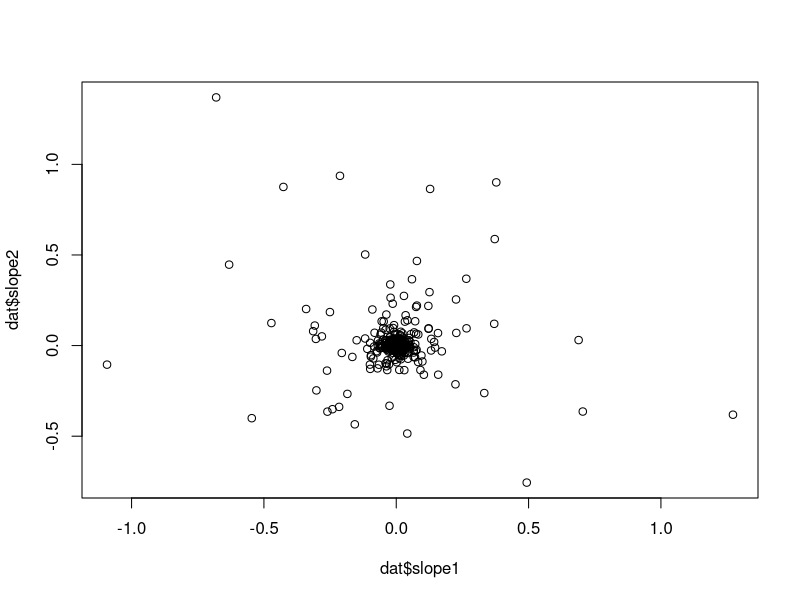
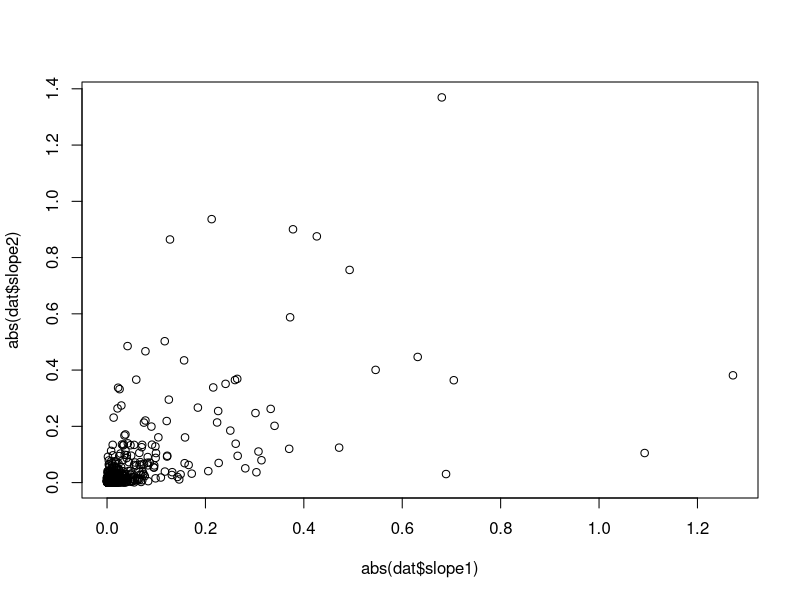
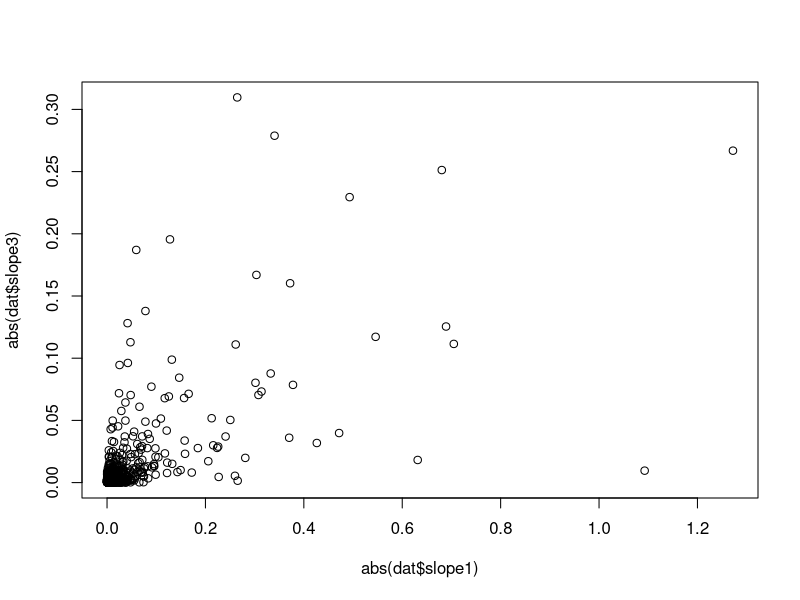
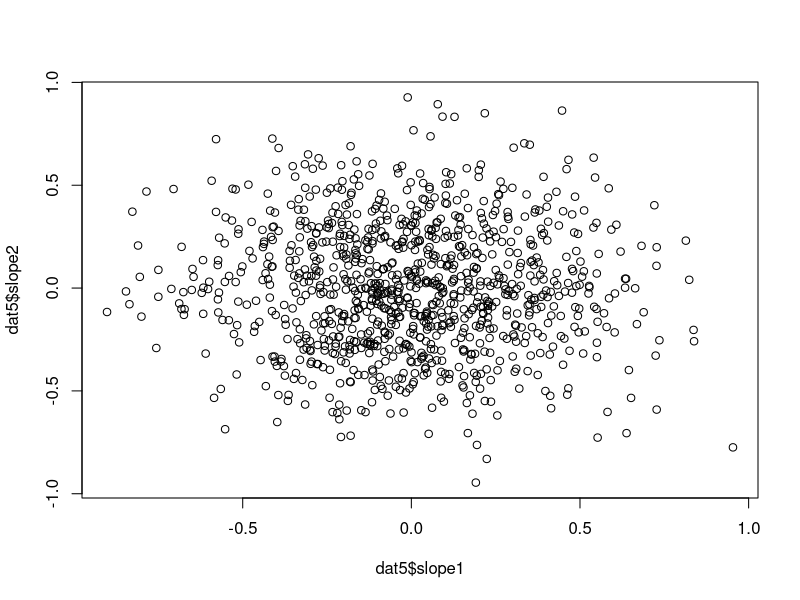
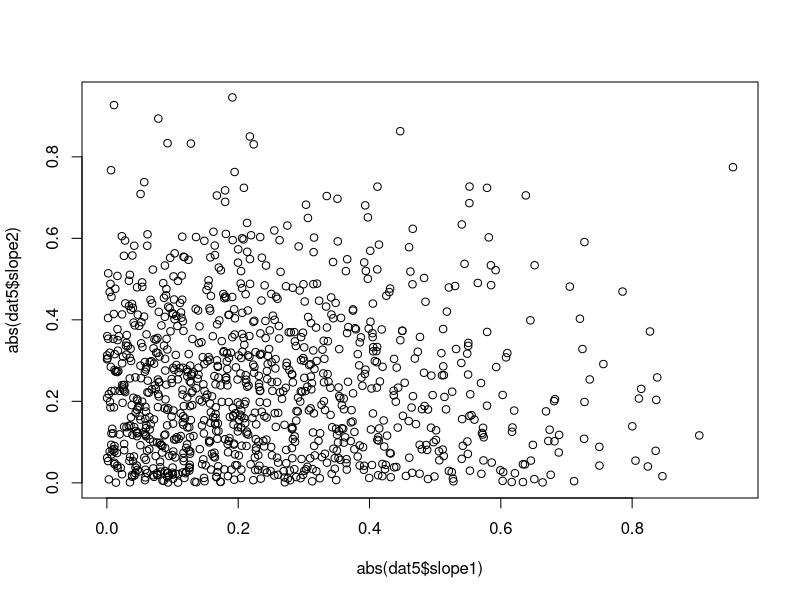
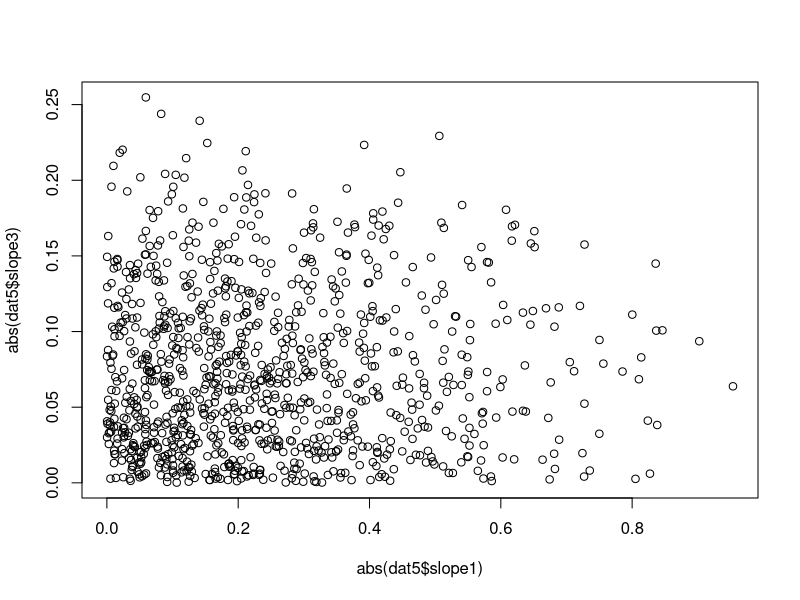
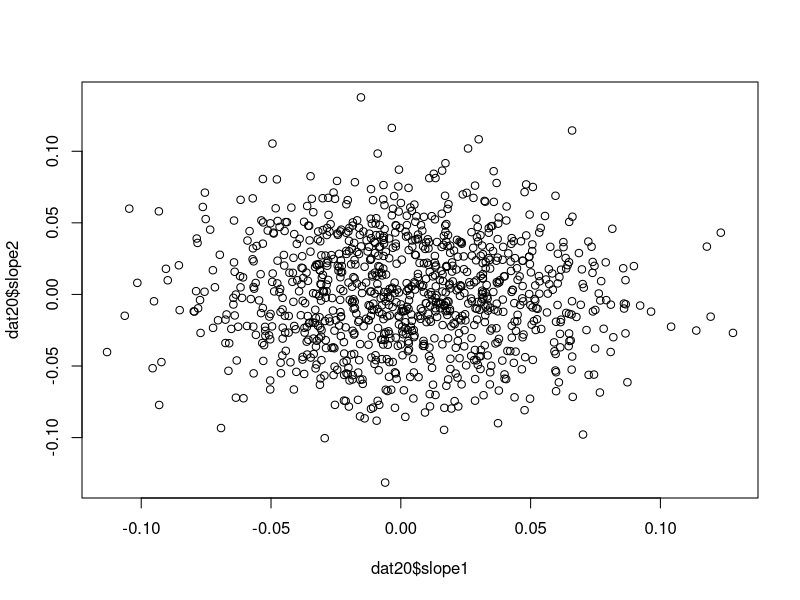
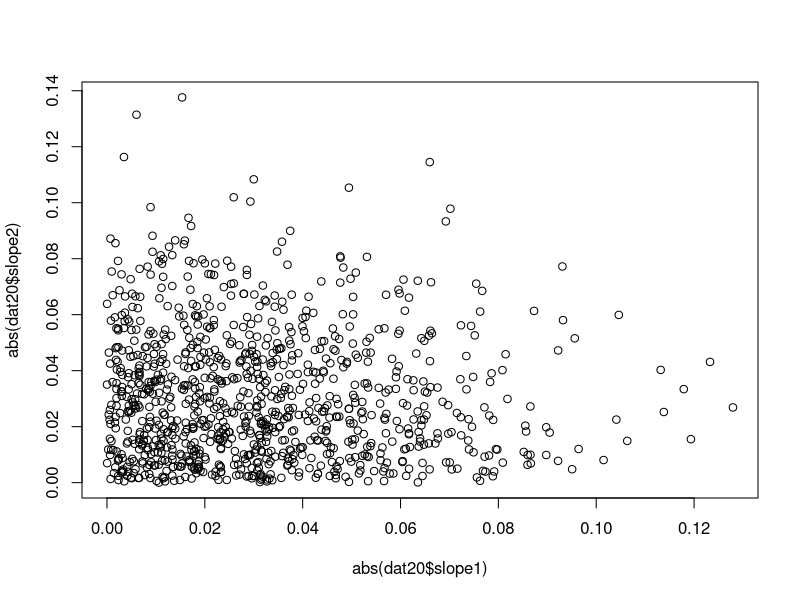

Write R code to recreate these figures, in order.
## ---- chunk 1
n <- 1000
dat <- data.frame(duration = sample(3:100, n, replace=TRUE), slope1 = NA_real_, slope2 = NA_real_)
dat5 <- data.frame(duration = rep(5, n), slope1 = NA_real_, slope2 = NA_real_) # fixed length
dat20 <- data.frame(duration = rep(20, n), slope1 = NA_real_, slope2 = NA_real_) # fixed length
for(i in 1:n){
    dat$slope1[i] <- coef(lm(I(rnorm(dat$duration[i])) ~ I(1:dat$duration[i])))[2]
    dat$slope2[i] <- coef(lm(I(rnorm(dat$duration[i])) ~ I(1:dat$duration[i])))[2]
    dat$slope3[i] <- coef(lm(I(runif(dat$duration[i])) ~ I(1:dat$duration[i])))[2] # draw from uniform 0-1

    dat5$slope1[i] <- coef(lm(I(rnorm(dat5$duration[i])) ~ I(1:dat5$duration[i])))[2]
    dat5$slope2[i] <- coef(lm(I(rnorm(dat5$duration[i])) ~ I(1:dat5$duration[i])))[2]
    dat5$slope3[i] <- coef(lm(I(runif(dat5$duration[i])) ~ I(1:dat5$duration[i])))[2] # draw from uniform 0-1

    dat20$slope1[i] <- coef(lm(I(rnorm(dat20$duration[i])) ~ I(1:dat20$duration[i])))[2]
    dat20$slope2[i] <- coef(lm(I(rnorm(dat20$duration[i])) ~ I(1:dat20$duration[i])))[2]
    dat20$slope3[i] <- coef(lm(I(runif(dat20$duration[i])) ~ I(1:dat20$duration[i])))[2] # draw from uniform 0-1
}
## ---- chunk 2

plot(dat$slope1, dat$slope2)
plot(abs(dat$slope1), abs(dat$slope2))
plot(abs(dat$slope1), abs(dat$slope3))

plot(dat5$slope1, dat5$slope2)
plot(abs(dat5$slope1), abs(dat5$slope2))
plot(abs(dat5$slope1), abs(dat5$slope3))

plot(dat20$slope1, dat20$slope2)
plot(abs(dat20$slope1), abs(dat20$slope2))
plot(abs(dat20$slope1), abs(dat20$slope3))

## ---- chunk 3
cor.test(dat$slope1, dat$slope2)
cor.test(abs(dat$slope1), abs(dat$slope2))
cor.test(abs(dat$slope1), abs(dat$slope2))
## ---- chunk 4
cor.test(dat5$slope1, dat5$slope2)
cor.test(abs(dat5$slope1), abs(dat5$slope2))
cor.test(abs(dat5$slope1), abs(dat5$slope2))
## ---- chunk 5
cor.test(dat20$slope1, dat20$slope2)
cor.test(abs(dat20$slope1), abs(dat20$slope2))
cor.test(abs(dat20$slope1), abs(dat20$slope2))
